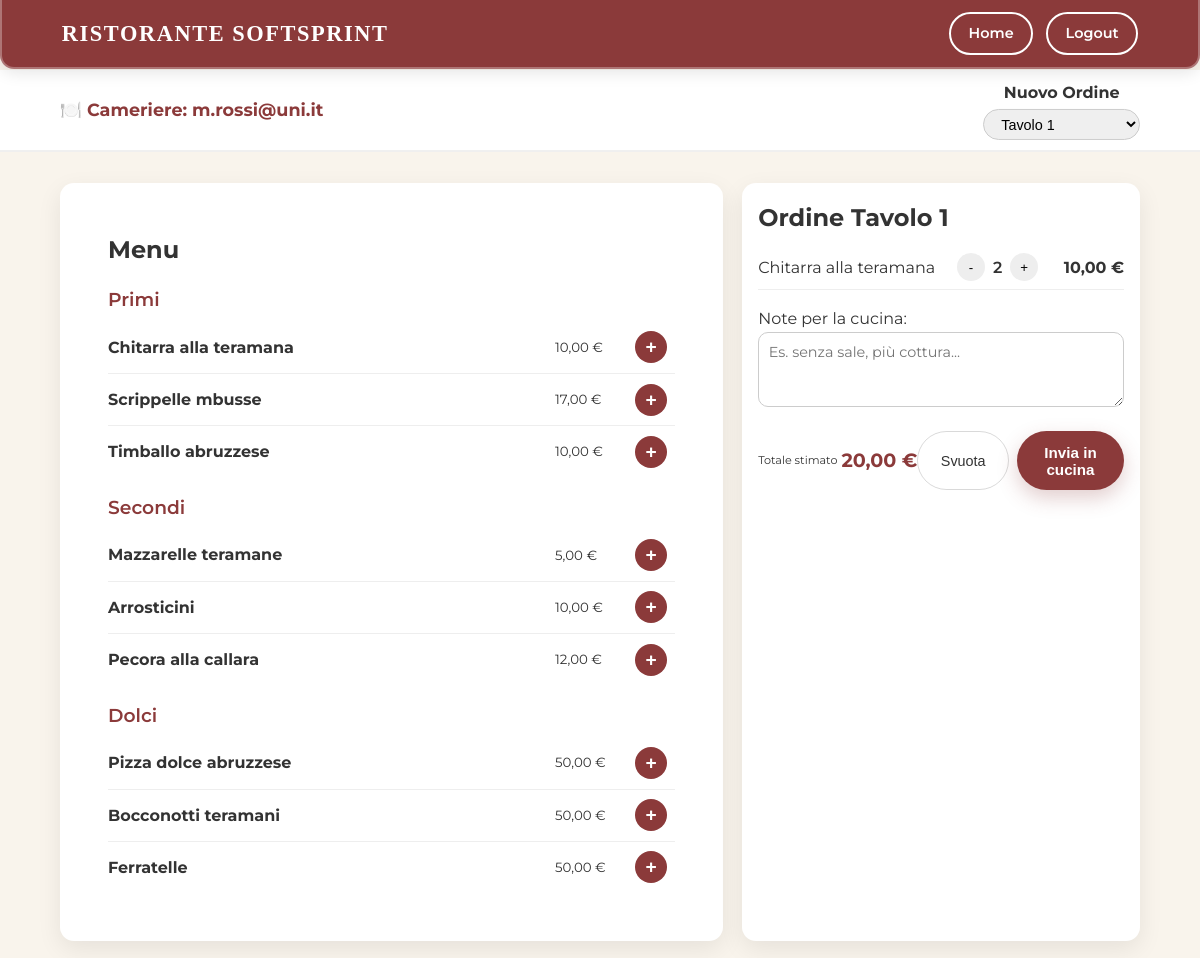
Page /public/cameriere.php?tavolo=1 (signed in) on the committed database.
### tables this page shows
CREATE TABLE `piatto` (
  `id_piatto` int(11) NOT NULL,
  `nome` varchar(50) NOT NULL,
  `prezzo` decimal(5,0) NOT NULL,
  `categoria` varchar(255) DEFAULT NULL,
  `img` varchar(255) DEFAULT NULL,
  `descrizione` varchar(255) DEFAULT NULL
);

CREATE TABLE `ordine_piatto` (
  `id_ordine_piatto` int(11) NOT NULL,
  `id_ordine` int(11) NOT NULL,
  `id_piatto` int(11) NOT NULL,
  `quantita` int(11) NOT NULL
);

### php/includes/db.php (called while the page is built, shortened)
<?php
    function open(){
        $connDB = new mysqli(dbhost, dbuser, dbpass, db);
        return $connDB;
    }
?>

### php/class/Tavolo.php (called while the page is built, shortened)
<?php
require_once __DIR__ . "/../includes/db.php";
class Tavolo {
    private $db;
    public function __construct($db=null) {
        $this->db = $db ?? open();
    }
    public function getTavoli(): array {
        $query = "SELECT * FROM tavolo ORDER BY numero ASC";
        $req= $this->db->query($query);
        return $req->fetch_all(MYSQLI_ASSOC);
    }
}

### php/class/Piatto.php (called while the page is built, shortened)
<?php
require_once __DIR__ . "/../includes/db.php";
class Piatto {
    private $db;
    public function __construct() {
        $this->db = open();
    }
    public function getMenu(): array {
        $query = "SELECT * FROM piatto";
        $req= $this->db->query($query);
        return $req ->fetch_all(MYSQLI_ASSOC);
    }
}

### php/class/Ordine.php (called while the page is built, shortened)
<?php
require_once __DIR__ . "/../includes/db.php";
require_once "OrdinePiatto.php";
class Ordine {
    private $db;
    private $ordinePiatto;
    public function __construct($db = null, $ordinePiatto = null) {
        $this->db =$db ?? open();
        $this->ordinePiatto = $ordinePiatto ?: new OrdinePiatto();
    }
    public function getPiattiDaOrdine(int $idTavolo): array {
        $sql = "SELECT id_ordine FROM ordine WHERE id_tavolo = ?  ORDER BY data_ora DESC LIMIT 1";
        $stmt = $this->db->prepare($sql);
        $stmt->bind_param("i", $idTavolo);
        $stmt->execute();
        $result = $stmt->get_result();
        $row = $result->fetch_assoc();
        return $this->ordinePiatto->getPiatti($row['id_ordine']);
    }
}

### php/class/OrdinePiatto.php (called while the page is built, shortened)
<?php
require_once __DIR__ . "/../includes/db.php";
class OrdinePiatto {
    private $db;
    public function __construct() {
        $this->db = open();
    }
    public function getPiatti(int $idOrdine): array {
        $sql = "SELECT p.id_piatto, p.nome, p.prezzo, op.quantita
                FROM ordine_piatto op
                JOIN piatto p ON op.id_piatto = p.id_piatto
                WHERE op.id_ordine = ?";
        $stmt = $this->db->prepare($sql);
        $stmt->bind_param("i", $idOrdine);
        $stmt->execute();
        $result = $stmt->get_result();
        $piatti = $result->fetch_all(MYSQLI_ASSOC);
        return $piatti;
    }
}

### public/cameriere.php (the view, shortened to what this page needs)
<?php
require_once "../php/includes/header.php";
require_once "../php/class/Ordine.php";
require_once "../php/class/Tavolo.php";
require_once "../php/class/Piatto.php";
$header = new Header();
$id_tavolo = isset($_GET['tavolo']) ? intval($_GET['tavolo']) : 0;
$tavoloObj = new Tavolo();
$listaTavoli = $tavoloObj->getTavoli();
$piattoObj = new Piatto();
$menu = $piattoObj->getMenu();
$piattiPerCategoria = [];
foreach ($menu as $p) {
    $piattiPerCategoria[$p['categoria']][] = $p;
}
$ordine = new Ordine();
$piattiOrdine = $ordine->getPiattiDaOrdine($id_tavolo);
?>
<?php echo $header->render('user'); ?>
<header class="waiter-topbar">
    <div class="container topbar-inner">
        <strong class="cameriere-title">🍽️ Cameriere: <?= htmlspecialchars($_SESSION['email']); ?></strong>
        <div class="topbar-center">
            <strong>Nuovo Ordine</strong><br>
            <select id="select-tavolo" onchange="vaiAlTavolo(this)">
                <?php foreach ($listaTavoli as $t): ?>
                    <option value="<?= $t['id_tavolo'] ?>" <?= $id_tavolo == $t['id_tavolo'] ? 'selected' : '' ?>>
                        Tavolo <?= htmlspecialchars($t['numero']); ?>
                    </option>
                <?php endforeach; ?>
            </select>
        </div>
    </div>
</header>
<main class="container waiter-layout">
<section class="menu-panel">
    <h2>Menu</h2>
    <?php foreach ($piattiPerCategoria as $categoria => $piatti): ?>
        <div class="menu-category">
            <h3><?= htmlspecialchars($categoria) ?></h3>
            <ul>
                <?php foreach ($piatti as $p):
                    $id = intval($p['id_piatto']);
                    $price = floatval($p['prezzo']);
                    $title = htmlspecialchars($p['nome'], ENT_QUOTES);
                ?>
                <li class="dish" data-id="<?= $id ?>" data-price="<?= $price ?>" data-title="<?= $title ?>">
                    <strong><?= $title ?></strong>
                    <small><?= number_format($price, 2, ',', '') ?> €</small>
                    <button class="dish-add">+</button>
                </li>
                <?php endforeach; ?>
            </ul>
        </div>
    <?php endforeach; ?>
</section>
<aside class="order-panel">
<header class="order-header">
    <h2 id="ordine-titolo">Ordine Tavolo <?= $id_tavolo > 0 ? $id_tavolo : '' ?></h2>
</header>
<ul class="order-items" id="order-items">
<?php if (!empty($piattiOrdine)): ?>
    <?php foreach ($piattiOrdine as $p):
        $id = $p['id_piatto'];
        $price = $p['prezzo'];
        $title = $p['nome'];
        $qty = $p['quantita'];
    ?>
    <li class="order-item" data-id="<?= $id ?>" data-price="<?= $price ?>">
        <span class="order-item-name"><?= htmlspecialchars($title, ENT_QUOTES) ?></span>
        <div class="qty-controls">
            <button class="qty-minus">-</button>
            <span class="qty"><?= $qty ?></span>
            <button class="qty-plus">+</button>
        </div>
        <strong class="order-item-price"><?= number_format($price, 2, ',', '') ?> €</strong>
    </li>
    <?php endforeach; ?>
<?php endif; ?>
</ul>
<div>
    <label for="note-cucina">Note per la cucina:</label>
    <textarea id="note-cucina" rows="3" placeholder="Es. senza sale, più cottura..."></textarea>
</div>
<div class="order-footer">
    <div class="order-total">
        <span>Totale stimato</span>
        <strong id="order-total">0 €</strong>
    </div>
    <div class="order-actions">
        <button class="btn-secondary" id="btn-svuota">Svuota</button>
        <button class="btn-primary" id="btn-invia">Invia in cucina</button>
    </div>
</div>
</aside>
</main>
</body>
</html>

### css/style.css (style rules this page uses)
:root { --bg: #f9f4ec; --primary: #8b3a3a; --secondary: #47624f; --accent: #e1c699; --text: #333333; --light: #ffffff; }
* { box-sizing: border-box; margin: 0; padding: 0; }
body { font-family: "Montserrat", system-ui, -apple-system, sans-serif; background-color: var(--bg); color: var(--text); line-height: 1.6; }
header, main, footer { width: 100%; }
.container { width: 90%; max-width: 1200px; margin: 0 auto; }
.btn-primary { padding: 0.8rem 1.6rem; border-radius: 999px; border: none; background-color: var(--primary); color: var(--light); font-weight: 600; font-size: 0.95rem; cursor: pointer; transition: transform 0.15s ease-out, box-shadow 0.15s ease-out, background-color 0.15s ease-out; box-shadow: 0 8px 20px rgba(139, 58, 58, 0.25); }
.btn-secondary { padding: 0.8rem 1.4rem; border-radius: 999px; border: 1px solid rgba(0, 0, 0, 0.15); background-color: transparent; color: var(--text); font-weight: 500; font-size: 0.9rem; cursor: pointer; transition: background-color 0.15s ease-out; }
section:not(.hero-blur) { padding: 3rem 0; }
.dish { display: grid !important; grid-template-columns: 1fr 80px 40px; align-items: center; }
.order-total { font-size: 0.7rem !important; white-space: nowrap !important; display: flex; align-items: center; gap: 4px; }
.order-actions { display: flex; gap: 0.4rem; }
.waiter-topbar { position: sticky; top: 70px; z-index: 30; background: var(--light); border-bottom: 2px solid rgba(0, 0, 0, 0.06); padding: 0.6rem 0; }
.waiter-topbar .topbar-inner { display: flex; justify-content: space-between; align-items: center; }
.cameriere-title { color: var(--primary); font-size: 1.1rem; }
.topbar-center { text-align: center; }
.waiter-topbar select { margin-top: 0.25rem; padding: 0.35rem 0.8rem; border-radius: 999px; border: 1px solid #ccc; font-size: 0.9rem; }
.waiter-layout { margin-top: 2rem; display: grid; grid-template-columns: 2fr 1.2fr; gap: 1.2rem; }
.menu-panel { background: var(--light); padding: 3rem !important; border-radius: 14px; box-shadow: 0 8px 24px rgba(0, 0, 0, 0.08); max-height: calc(100vh - 200px); overflow-y: auto; }
.menu-category h3 { margin: 1rem 0 0.4rem; color: var(--primary); font-weight: 600; }
.menu-category ul { list-style: none; padding: 0; margin: 0; }
.dish { display: flex; justify-content: space-between; align-items: center; padding: 0.6rem 0; border-bottom: 1px solid #eee; }
.dish:last-child { border-bottom: none; }
.dish-add { width: 32px; height: 32px; border-radius: 999px; background: var(--primary); color: white; font-size: 1.2rem; font-weight: 700; cursor: pointer; border: none; display: inline-flex; align-items: center; justify-content: center; }
.order-panel { background: var(--light); padding: 1rem; border-radius: 14px; box-shadow: 0 8px 24px rgba(0, 0, 0, 0.08); max-height: calc(100vh - 200px); overflow-y: auto; display: flex; flex-direction: column; gap: 1rem; }
.order-header { display: flex; justify-content: space-between; align-items: center; }
.order-items { display: flex; flex-direction: column; gap: 1rem; list-style: none; padding: 0; margin: 0; }
.order-item { display: flex; justify-content: space-between; align-items: center; border-bottom: 1px solid #eee; padding-bottom: 0.5rem; }
.order-item-name { max-width: 50%; }
.qty-controls { display: flex; align-items: center; }
.qty-controls button { width: 28px; height: 28px; border-radius: 999px; background: #eee; border: none; cursor: pointer; }
.qty-controls span.qty { margin: 0 0.5rem; font-weight: 600; }
.order-item-price { min-width: 4rem; text-align: right; }
.order-footer { display: flex; justify-content: space-between; align-items: center; }
.order-total strong { font-size: 1.2rem; color: var(--primary); }
.order-actions { display: flex; gap: 0.5rem; }
#note-cucina { width: 100%; border-radius: 10px; border: 1px solid #ccc; padding: 0.6rem; resize: vertical; font-family: inherit; font-size: 0.9rem; }
.waiter-layout .order-panel { background: var(--light); padding: 1rem; border-radius: 14px; box-shadow: 0 8px 24px rgba(0, 0, 0, 0.08); max-height: calc(100vh - 200px); overflow-y: auto; display: flex; flex-direction: column; gap: 1rem; }
.waiter-layout .order-actions { display: flex; gap: 0.5rem; }

### rows in the picture
piatto: nome "Chitarra alla teramana", prezzo "10,00"
piatto: nome "Scrippelle mbusse", prezzo "17,00"
piatto: nome "Timballo abruzzese", prezzo "10,00"
piatto: nome "Mazzarelle teramane", prezzo "5,00"
piatto: nome "Arrosticini", prezzo "10,00"
piatto: nome "Pecora alla callara", prezzo "12,00"
piatto: nome "Pizza dolce abruzzese", prezzo "50,00"
piatto: nome "Bocconotti teramani", prezzo "50,00"
piatto: nome "Ferratelle", prezzo "50,00"
ordine_piatto: id_piatto.nome "Chitarra alla teramana", quantita "2", id_piatto.prezzo "10,00"

### other values in the picture
$_SESSION['email'] "m.rossi@uni.it"
$categoria "Primi"
$categoria "Secondi"
$categoria "Dolci"
